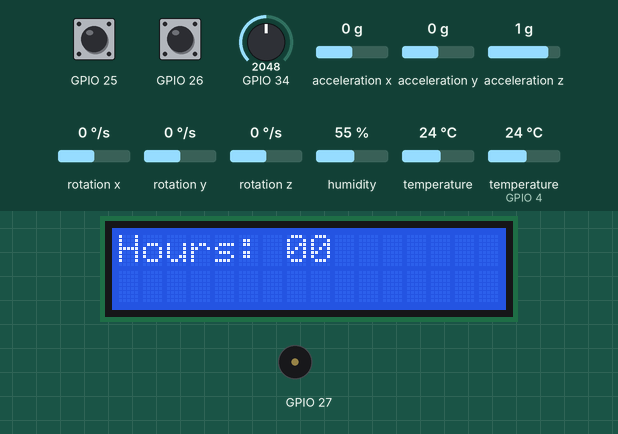
Recording of a program running on a simulated ESP32. Parts: 16×2 character LCD, buzzer (waves = sounding). Inputs (shaded band) come from the test bench; at power-on: GPIO 26 HIGH, GPIO 25 HIGH, GPIO 34 = 2048, acceleration x 0 g, acceleration y 0 g, acceleration z 1 g, rotation x 0 °/s, rotation y 0 °/s, rotation z 0 °/s, humidity 55 %, temperature 24 °C, temperature (sensor on GPIO 4) 24 °C. WiFi joins after 1.5 s; servers stay silent unless stated; what the program prints to the serial monitor is not drawn.

Above: at 10.3 s.
10.4 s: GPIO 26 pulled LOW for 0.15 s
At 10.9 s:
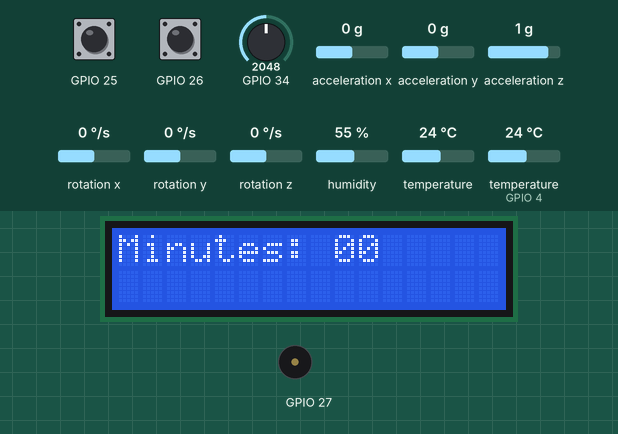
12.1 s: GPIO 26 pulled LOW for 1 s
At 13.4 s:
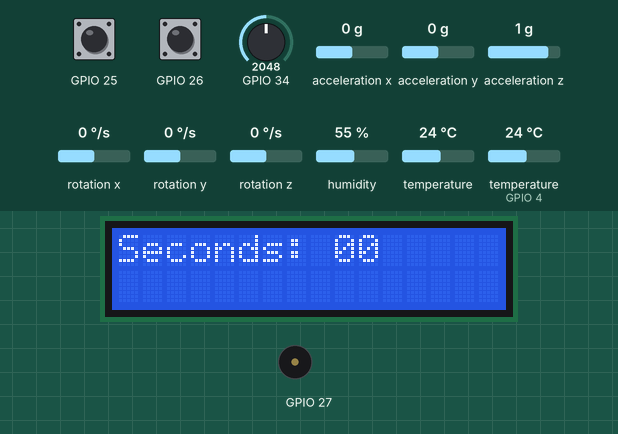
14.6 s: GPIO 26 pulled LOW for 0.15 s
At 15.8 s:
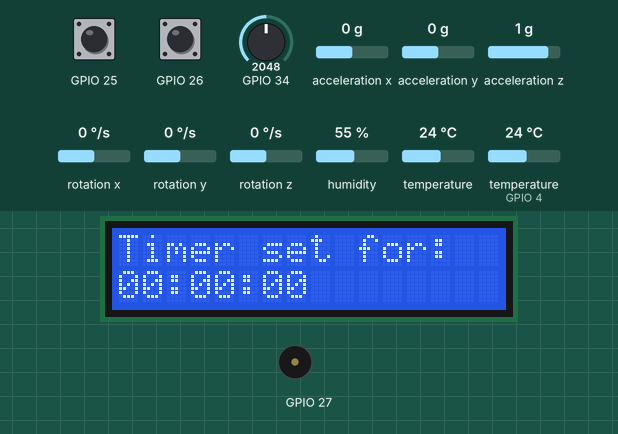
17.7 s: GPIO 26 pulled LOW for 3.2 s
At 20.8 s:
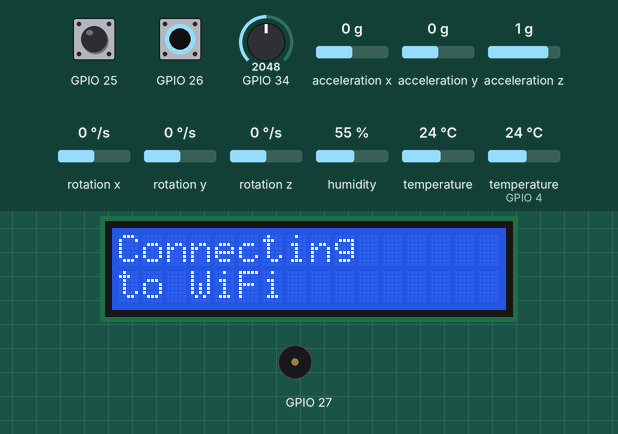
Timing chart, 0 to 22.3 s (numbered marks = the images above; inputs shaded):
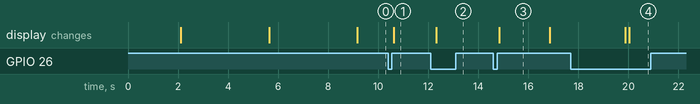

The program:

main.cpp
```cpp
#include "utils.h"
#include "lcd.h"
#include "serverweb.h"
#include "buttons.h"
#include "buzzer.h"
#include "mpu6050.h"
#include "dht11.h"
#include "max4466.h"
#include "sleep.h"

#include <esp_bt.h>
#include <esp32-hal-bt.h>

FSM currentDeviceState;
UserData sleepData;
SleepType currentSleepType;

void setup()
{
    // Disable bluetooth (better power management)
    btStop();
    esp_bt_controller_disable();
    esp_bt_controller_deinit();

    // Phase0: init hardware components and the time
    // after which the alarm will ring
    currentDeviceState = INIT;
    currentSleepType = RESTLESS;

    /* 0. Initializations
    - i2c (on esp32)
    - 115200 8N1 serial
    - lcd
    - buttons
    - buzzer
    - mpu6050
    - microphone max4466
    - dht11 */
    Wire.begin(sdaEsp32, sclEsp32);
    Serial.begin(baudRate);

    lcd.init();
    lcd.backlight();

    buttonsInit();
    buzzerInit();

    mpuInit();
    dhtInit();
    micInit();

    // Welcome screen and set sleep duration
    lcdPrintMessage("SleepGuard", "welcomes you!", 3500);
    lcdPrintMessage("How much do you", "want to sleep?", 3500);

    // No lcd flickering in loop function
    lcd.clear();
}

void loop()
{
    buttonsLogic();

    // Phase1: Set the alarm
    setAlarm();

    // Phase2: Measure user's sleep quality
    mpuReadData();
    dhtReadData();
    micReadData();
    updateSleepType();

    // Phase3: Wake up
    buzzerLogic();

    // Phase4: Connect to wifi (send sleep data to external device)
    connectToWiFi();
    handleConnections();
}


// #include <WiFi.h>  // Pentru ESP32
// // #include <ESP8266WiFi.h> // Decomentează dacă folosești ESP8266

// const char* ssid = "Net pt sarac";
// const char* password = "filipinezul44";

// void setup() {
//   Serial.begin(115200);
//   WiFi.begin(ssid, password);

//   Serial.print("Conectare la WiFi...");
//   while (WiFi.status() != WL_CONNECTED) {
//     delay(500);
//     Serial.print(".");
//   }

//   Serial.println("\nConectat cu succes!");
//   Serial.print("IP: ");
//   Serial.println(WiFi.localIP());
// }

// void loop() {
//   // Codul tău aici
// }
```

utils.h
```cpp
#ifndef UTILS_H
#define UTILS_H

#include <Wire.h>
#include <Arduino.h>
#include <vector>

constexpr int sdaEsp32{ 21 };
constexpr int sclEsp32{ 22 };
constexpr int baudRate{ 115200 };

enum FSM {INIT, SET_ALARM, MEASURE, WAKEUP, WIFI_CONNECT, SERVER_ON};
extern FSM currentDeviceState;

/**
 * @brief Used only to discover i2c addresses
 *
 * @return  0x27 for lcd
 *          0x68 for mpu6050
 */
inline void discoverI2cDevices()
{
    Serial.println("Scanning I2C bus...");

    for (byte address = 1; address < 127; ++address) {
        Wire.beginTransmission(address);
        if (Wire.endTransmission() == 0) {
            Serial.print("Found device at 0x");
            Serial.println(address, HEX);
        }
    }

    Serial.println("Done scanning I2C bus.");
}

#endif
```

Measured:
- after the input at 10.4 s, the display: changes after 0.22 s (image 1)
- after the input at 12.1 s, the display: changes after 0.22 s (image 2)
- after the input at 14.6 s, the display: changes after 0.23 s (image 3)
- after the input at 17.7 s, tone on GPIO 27: stays silent (without the input it goes to 1000 Hz after 2.3 s); the display: first differs from a run without the input after 2.3 s (image 4)
- what the display in image 3 shows lasts 2.0 s, from 14.8 s to 16.8 s
